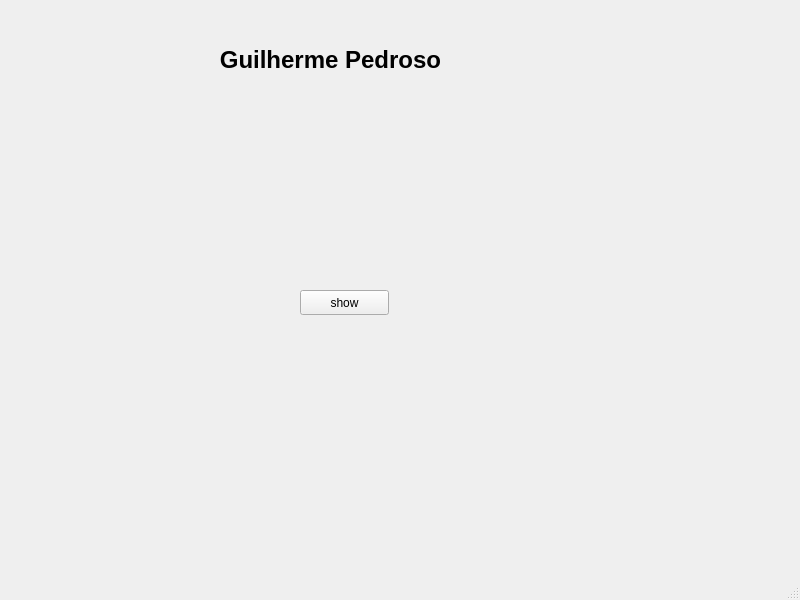
<?xml version="1.0" encoding="UTF-8"?>
<ui version="4.0">
 <class>MainWindow</class>
 <widget class="QMainWindow" name="MainWindow">
  <property name="geometry">
   <rect>
    <x>0</x>
    <y>0</y>
    <width>800</width>
    <height>600</height>
   </rect>
  </property>
  <property name="windowTitle">
   <string>MainWindow</string>
  </property>
  <widget class="QWidget" name="centralwidget">
   <widget class="QLabel" name="label">
    <property name="geometry">
     <rect>
      <x>130</x>
      <y>0</y>
      <width>401</width>
      <height>121</height>
     </rect>
    </property>
    <property name="text">
     <string>&lt;html&gt;&lt;head/&gt;&lt;body&gt;&lt;p align=&quot;center&quot;&gt;&lt;span style=&quot; font-size:xx-large; font-weight:600;&quot;&gt;Guilherme Pedroso&lt;/span&gt;&lt;/p&gt;&lt;/body&gt;&lt;/html&gt;</string>
    </property>
   </widget>
   <widget class="QPushButton" name="pushButton">
    <property name="geometry">
     <rect>
      <x>300</x>
      <y>290</y>
      <width>89</width>
      <height>25</height>
     </rect>
    </property>
    <property name="text">
     <string>show</string>
    </property>
   </widget>
   <widget class="QLabel" name="label_2">
    <property name="geometry">
     <rect>
      <x>160</x>
      <y>110</y>
      <width>381</width>
      <height>151</height>
     </rect>
    </property>
    <property name="text">
     <string>&lt;img src =:/imagens/car.jpg&gt;</string>
    </property>
   </widget>
  </widget>
  <widget class="QMenuBar" name="menubar">
   <property name="geometry">
    <rect>
     <x>0</x>
     <y>0</y>
     <width>800</width>
     <height>22</height>
    </rect>
   </property>
  </widget>
  <widget class="QStatusBar" name="statusbar"/>
 </widget>
 <resources/>
 <connections/>
</ui>
